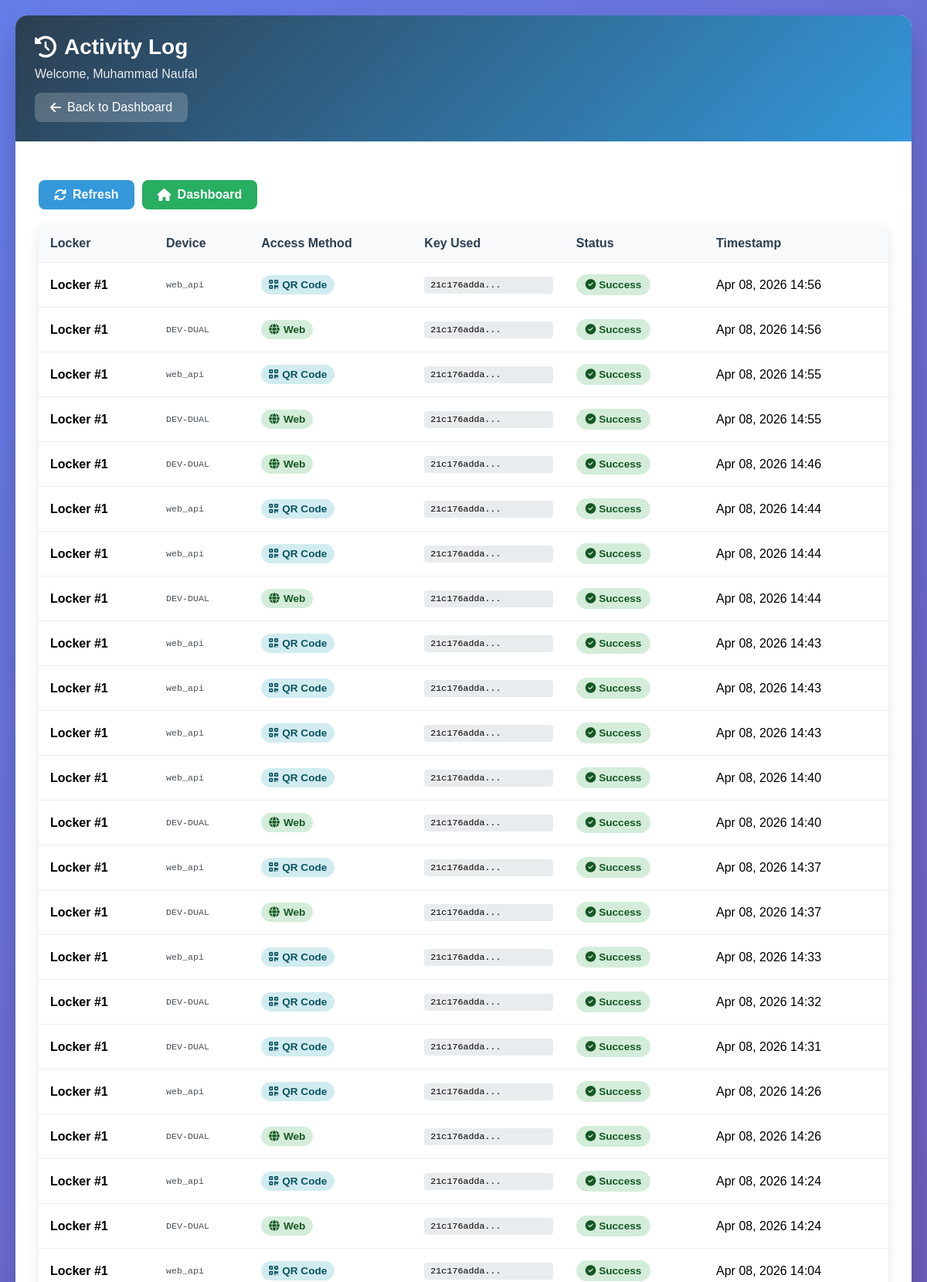
/commercial/access-logs.php (signed in, upper part), run on the app's committed database.
### tables this page shows
CREATE TABLE `activity_logs` (
  `id` int(11) NOT NULL,
  `user_id` int(11) NOT NULL,
  `locker_id` int(11) DEFAULT NULL,
  `device_id` varchar(100) DEFAULT NULL,
  `key_used` varchar(64) DEFAULT NULL,
  `access_method` enum('web','qr_code','mobile_app','manual_key','card_scan','key_regeneration','gm861_matric','nfc_card') NOT NULL DEFAULT 'web',
  `success` tinyint(1) DEFAULT 1,
  `notes` varchar(255) DEFAULT NULL,
  `timestamp` datetime DEFAULT current_timestamp()
);

### commercial/access-logs.php (the view, shortened to what this page needs)
<?php
$servername = DB_HOST;
$username = DB_USER;
$password = DB_PASS;
$dbname = DB_NAME;
$conn = new mysqli($servername, $username, $password, $dbname);
$user_id = $_SESSION['user_id'];
$user_name = $_SESSION['user_name'];
$sql = "SELECT al.*, l.name as locker_name
        FROM activity_logs al
        LEFT JOIN lockers l ON al.locker_id = l.id
        WHERE al.user_id = ?
        ORDER BY al.id DESC
        LIMIT 50";
$stmt = $conn->prepare($sql);
$stmt->bind_param("i", $user_id);
$stmt->execute();
$result = $stmt->get_result();
$activities = [];
while ($row = $result->fetch_assoc()) {
    $activities[] = $row;
}
?>
<!DOCTYPE html>
<html lang="en">
<head>
    <link rel="stylesheet" href="https://cdnjs.cloudflare.com/ajax/libs/font-awesome/6.4.0/css/all.min.css">
</head>
<body>
    <div class="container">
        <div class="header">
            <h1><i class="fas fa-history"></i> Activity Log</h1>
            <p>Welcome, <?php echo htmlspecialchars($user_name); ?></p>
            <a href="dashboard.php" class="back-btn">
                <i class="fas fa-arrow-left"></i> Back to Dashboard
            </a>
        </div>
        <div class="content">
            <div class="actions">
                <a href="access-logs.php" class="btn btn-primary">
                    <i class="fas fa-sync"></i> Refresh
                </a>
                <a href="dashboard.php" class="btn btn-success">
                    <i class="fas fa-home"></i> Dashboard
                </a>
            </div>
            <div class="activity-table" style="margin-top: 20px;">
                <?php if (count($activities) > 0): ?>
                    <table>
                        <thead>
                            <tr>
                                <th>Locker</th>
                                <th>Device</th>
                                <th>Access Method</th>
                                <th>Key Used</th>
                                <th>Status</th>
                                <th>Timestamp</th>
                            </tr>
                        </thead>
                        <tbody>
                            <?php foreach ($activities as $activity): ?>
                            <tr>
                                <td>
                                    <?php if (!empty($activity['locker_id'])): ?>
                                        <strong>Locker #<?php echo htmlspecialchars($activity['locker_id']); ?></strong>
                                    <?php else: ?>
                                        <em>No locker</em>
                                    <?php endif; ?>
                                </td>
                                <td>
                                    <div class="device-id">
                                        <?php echo !empty($activity['device_id']) ? htmlspecialchars($activity['device_id']) : 'N/A'; ?>
                                    </div>
                                </td>
                                <td>
                                    <?php
                                    $method = $activity['access_method'] ?? 'web';
                                    $method_icon = 'fas fa-globe';
                                    $method_class = 'method-web';
                                    switch ($method) {
                                        case 'qr_code':
                                            $method_icon = 'fas fa-qrcode';
                                            $method_class = 'method-qr';
                                            $method_text = 'QR Code';
                                            break;
                                        default:
                                            $method_text = 'Web';
                                    }
                                    ?>
                                    <span class="method <?php echo $method_class; ?>">
                                        <i class="<?php echo $method_icon; ?>"></i>
                                        <?php echo htmlspecialchars($method_text); ?>
                                    </span>
                                </td>
                                <td>
                                    <?php if (!empty($activity['key_used'])): ?>
                                        <div class="key-used" title="<?php echo htmlspecialchars($activity['key_used']); ?>">
                                            <?php
                                            echo substr(htmlspecialchars($activity['key_used']), 0, 10) . '...';
                                            ?>
                                        </div>
                                    <?php else: ?>
                                        <em>N/A</em>
                                    <?php endif; ?>
                                </td>
                                <td>
                                    <?php if ($activity['success'] == 1): ?>
                                        <span class="status status-success">
                                            <i class="fas fa-check-circle"></i> Success
                                        </span>
                                    <?php else: ?>
                                        <span class="status status-failed">
                                            <i class="fas fa-times-circle"></i> Failed
                                        </span>
                                    <?php endif; ?>
                                </td>
                                <td>
                                    <?php
                                    $timestamp = $activity['timestamp'] ?? $activity['created_at'] ?? 'N/A';
                                    if ($timestamp != 'N/A') {
                                        echo date('M d, Y H:i', strtotime($timestamp));
                                    } else {
                                        echo 'N/A';
                                    }
                                    ?>
                                </td>
                            </tr>
                            <?php endforeach; ?>
                        </tbody>
                    </table>
                <?php endif; ?>
            </div>
        </div>
    </div>
</body>
</html>

### commercial/access-logs.php (style rules this page uses)
* { margin: 0; padding: 0; box-sizing: border-box; }
body { font-family: 'Arial', sans-serif; background: linear-gradient(135deg, #667eea 0%, #764ba2 100%); min-height: 100vh; padding: 20px; }
.container { max-width: 1200px; margin: 0 auto; background: white; border-radius: 15px; box-shadow: 0 20px 40px rgba(0,0,0,0.2); overflow: hidden; }
.header { background: linear-gradient(135deg, #2c3e50 0%, #3498db 100%); color: white; padding: 25px; }
.header h1 { margin: 0; font-size: 28px; display: flex; align-items: center; gap: 10px; }
.header p { margin: 10px 0 0; opacity: 0.9; }
.back-btn { display: inline-flex; align-items: center; gap: 8px; background: rgba(255,255,255,0.2); color: white; padding: 10px 20px; text-decoration: none; border-radius: 8px; margin-top: 15px; transition: background 0.3s; }
.content { padding: 30px; }
.activity-table { background: white; border-radius: 10px; overflow: hidden; box-shadow: 0 5px 15px rgba(0,0,0,0.1); }
table { width: 100%; border-collapse: collapse; }
th, td { padding: 15px; text-align: left; border-bottom: 1px solid #eee; }
th { background: #f8f9fa; color: #2c3e50; font-weight: 600; position: sticky; top: 0; }
.status { display: inline-block; padding: 6px 12px; border-radius: 20px; font-size: 0.85em; font-weight: bold; }
.status-success { background: #d4edda; color: #155724; }
.method { display: inline-flex; align-items: center; gap: 5px; padding: 5px 10px; border-radius: 15px; font-size: 0.85em; font-weight: bold; }
.method-qr { background: #d1ecf1; color: #0c5460; }
.method-web { background: #d4edda; color: #155724; }
.key-used { font-family: monospace; background: #e9ecef; padding: 4px 8px; border-radius: 4px; font-size: 0.9em; max-width: 200px; overflow: hidden; text-overflow: ellipsis; white-space: nowrap; }
.device-id { font-family: monospace; color: #495057; font-size: 0.9em; }
.actions { display: flex; gap: 10px; margin-top: 20px; flex-wrap: wrap; }
.btn { padding: 10px 20px; border-radius: 8px; border: none; cursor: pointer; font-weight: 600; text-decoration: none; display: inline-flex; align-items: center; gap: 8px; transition: all 0.3s; }
.btn-primary { background: #3498db; color: white; }
.btn-success { background: #27ae60; color: white; }

### data on the page
activity_logs: locker "1", device "web_api", access_method "QR Code", key_used "21c176adda", success 1 (drawn), timestamp "Apr 08, 2026 14:56"
activity_logs: locker "1", device "DEV-DUAL", access_method "Web", key_used "21c176adda", success 1 (drawn), timestamp "Apr 08, 2026 14:56"
activity_logs: locker "1", device "web_api", access_method "QR Code", key_used "21c176adda", success 1 (drawn), timestamp "Apr 08, 2026 14:55"
activity_logs: locker "1", device "DEV-DUAL", access_method "Web", key_used "21c176adda", success 1 (drawn), timestamp "Apr 08, 2026 14:55"
activity_logs: locker "1", device "DEV-DUAL", access_method "Web", key_used "21c176adda", success 1 (drawn), timestamp "Apr 08, 2026 14:46"
activity_logs: locker "1", device "web_api", access_method "QR Code", key_used "21c176adda", success 1 (drawn), timestamp "Apr 08, 2026 14:44"
activity_logs: locker "1", device "web_api", access_method "QR Code", key_used "21c176adda", success 1 (drawn), timestamp "Apr 08, 2026 14:44"
activity_logs: locker "1", device "DEV-DUAL", access_method "Web", key_used "21c176adda", success 1 (drawn), timestamp "Apr 08, 2026 14:44"
activity_logs: locker "1", device "web_api", access_method "QR Code", key_used "21c176adda", success 1 (drawn), timestamp "Apr 08, 2026 14:43"
activity_logs: locker "1", device "web_api", access_method "QR Code", key_used "21c176adda", success 1 (drawn), timestamp "Apr 08, 2026 14:43"
activity_logs: locker "1", device "web_api", access_method "QR Code", key_used "21c176adda", success 1 (drawn), timestamp "Apr 08, 2026 14:43"
activity_logs: locker "1", device "web_api", access_method "QR Code", key_used "21c176adda", success 1 (drawn), timestamp "Apr 08, 2026 14:40"
activity_logs: locker "1", device "DEV-DUAL", access_method "Web", key_used "21c176adda", success 1 (drawn), timestamp "Apr 08, 2026 14:40"
activity_logs: locker "1", device "web_api", access_method "QR Code", key_used "21c176adda", success 1 (drawn), timestamp "Apr 08, 2026 14:37"
activity_logs: locker "1", device "DEV-DUAL", access_method "Web", key_used "21c176adda", success 1 (drawn), timestamp "Apr 08, 2026 14:37"
activity_logs: locker "1", device "web_api", access_method "QR Code", key_used "21c176adda", success 1 (drawn), timestamp "Apr 08, 2026 14:33"
activity_logs: locker "1", device "DEV-DUAL", access_method "QR Code", key_used "21c176adda", success 1 (drawn), timestamp "Apr 08, 2026 14:32"
activity_logs: locker "1", device "DEV-DUAL", access_method "QR Code", key_used "21c176adda", success 1 (drawn), timestamp "Apr 08, 2026 14:31"
activity_logs: locker "1", device "web_api", access_method "QR Code", key_used "21c176adda", success 1 (drawn), timestamp "Apr 08, 2026 14:26"
activity_logs: locker "1", device "DEV-DUAL", access_method "Web", key_used "21c176adda", success 1 (drawn), timestamp "Apr 08, 2026 14:26"
activity_logs: locker "1", device "web_api", access_method "QR Code", key_used "21c176adda", success 1 (drawn), timestamp "Apr 08, 2026 14:24"
activity_logs: locker "1", device "DEV-DUAL", access_method "Web", key_used "21c176adda", success 1 (drawn), timestamp "Apr 08, 2026 14:24"
activity_logs: locker "1", device "web_api", access_method "QR Code", key_used "21c176adda", success 1 (drawn), timestamp "Apr 08, 2026 14:04"

### other printed values
$user_name "Muhammad Naufal"
